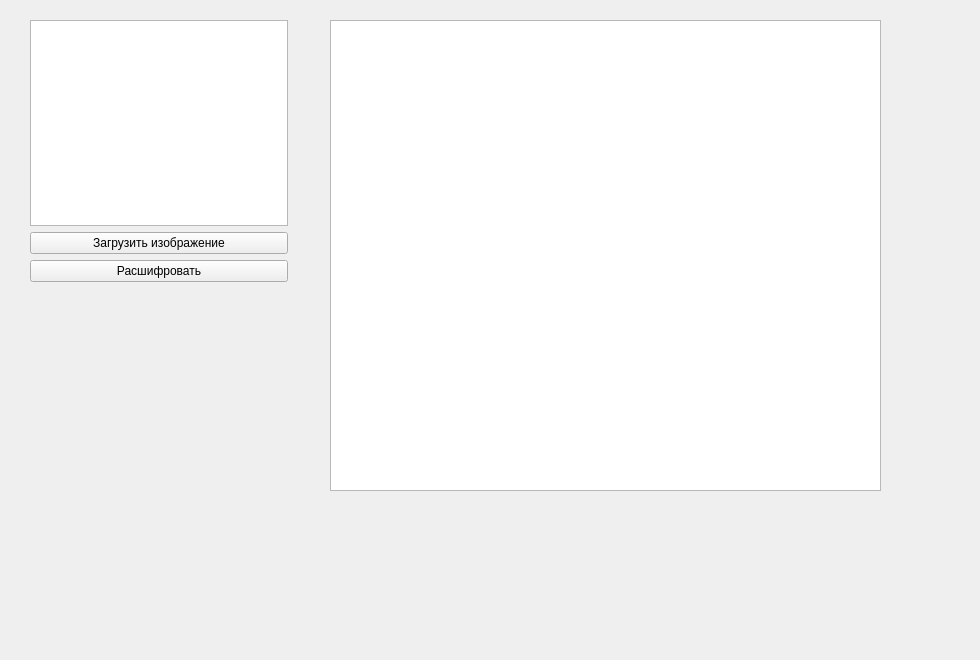
<?xml version="1.0" encoding="UTF-8"?>
<ui version="4.0">
 <class>DecryptTab</class>
 <widget class="QWidget" name="DecryptTab">
  <property name="geometry">
   <rect>
    <x>0</x>
    <y>0</y>
    <width>980</width>
    <height>660</height>
   </rect>
  </property>
  <property name="windowTitle">
   <string>Form</string>
  </property>
  <widget class="QTextEdit" name="textEdit">
   <property name="geometry">
    <rect>
     <x>330</x>
     <y>20</y>
     <width>551</width>
     <height>471</height>
    </rect>
   </property>
  </widget>
  <widget class="QWidget" name="">
   <property name="geometry">
    <rect>
     <x>30</x>
     <y>20</y>
     <width>258</width>
     <height>262</height>
    </rect>
   </property>
   <layout class="QVBoxLayout" name="verticalLayout">
    <item>
     <widget class="QGraphicsView" name="graphicsView"/>
    </item>
    <item>
     <widget class="QPushButton" name="loadImage">
      <property name="text">
       <string>Загрузить изображение</string>
      </property>
     </widget>
    </item>
    <item>
     <widget class="QPushButton" name="decrypt">
      <property name="text">
       <string>Расшифровать</string>
      </property>
     </widget>
    </item>
   </layout>
  </widget>
 </widget>
 <resources/>
 <connections/>
</ui>
